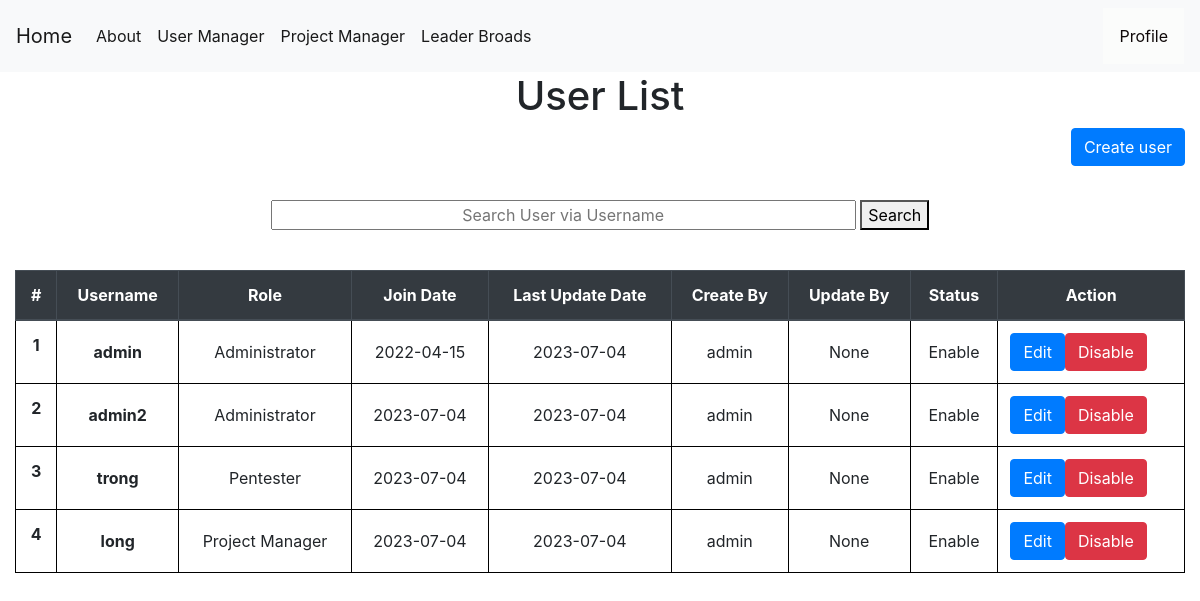
The app's page /enableaccount (signed in), older data.
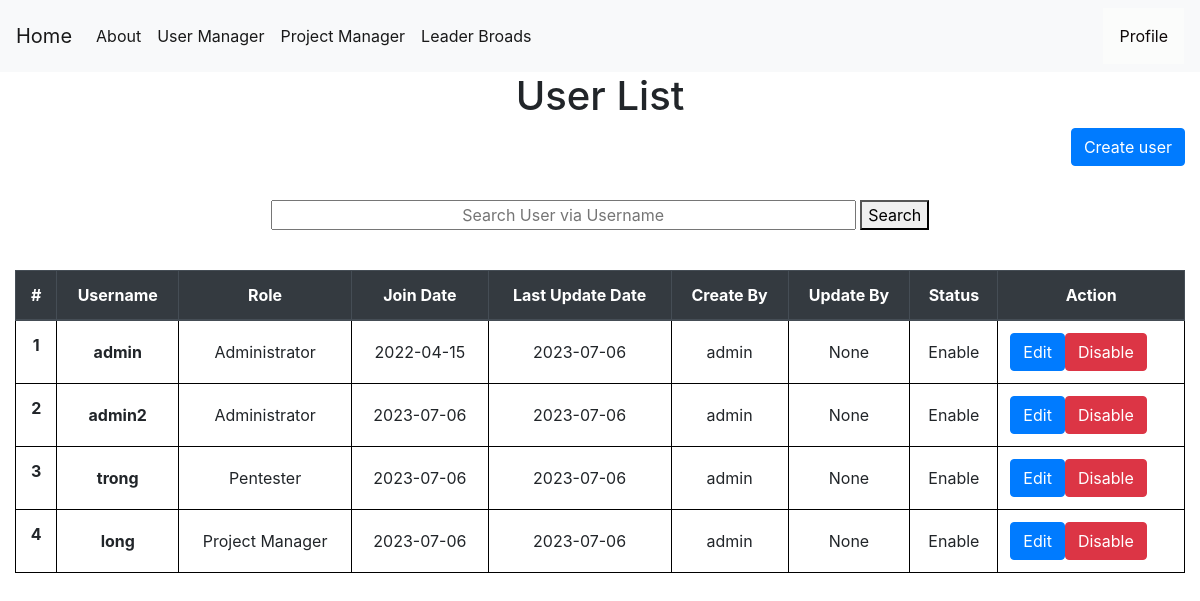
The same page, newer data.
### tables this page shows
CREATE TABLE users (
    userid INTEGER PRIMARY KEY AUTOINCREMENT,
    username TEXT NOT NULL,
    password TEXT NOT NULL,
    join_date date NOT NULL,
    update_date date,
    create_by TEXT NOT NULL,
    update_by TEXT,
    isactive INTEGER NOT NULL,
    role TEXT NOT NULL
);

### app.py (the view, shortened to what this page needs)
@app.route("/enableaccount", methods=('GET', 'POST'))
def enableaccount():
    if session["userid"] == None:
        return redirect(url_for('login'))
    currentuser = get_current_user()
    if currentuser["role"] != 'Administrator':
        return render_template('403.html',)
    msg = ''
    conn = get_db_connection()
    users = conn.execute('SELECT * FROM users').fetchall()
    conn.commit()
    conn.close()
    return render_template('show_user.html', currentuser=currentuser,users=users,msg=msg)

### app.py (called while the page is built)
def get_db_connection():
    conn = sqlite3.connect('database.db')
    conn.row_factory = sqlite3.Row
    return conn

def get_current_user():
    userid = session["userid"]
    conn = get_db_connection()
    user = conn.execute('SELECT * FROM users WHERE userid = ?',(userid,)).fetchone()
    conn.commit()
    conn.close()
    return user

### templates/show_user.html (shortened to what this page needs)
{% extends 'base.html' %}
{% block content %}
    <center><h1>{% block title %}  User List  {% endblock %}</h1></center>
    <link rel= "stylesheet" type= "text/css" href= "{{ url_for('static',filename='css/showuser.css') }}">
    <a href="{{ url_for('add_user')}}" class="btn btn-primary" style="float: right;" role="button" aria-pressed="true">Create user</a>
  <center>
  <form action="{{ url_for('search_user') }}" method ="GET">
    <input style="text-align: center;width:50%;" name="username" type="username" placeholder="Search User via Username" />
    <button>Search</button>
  </form>
</center></br>
    <table class="table">
        <thead class="thead-dark" text-align="center" style="text-align: center;width:100%;">
          <tr>
            <th style="text-align: center"scope="col">#</th>
            <th style="text-align: center"scope="col">Username</th>
            <th style="text-align: center"scope="col">Role</th>
            <th style="text-align: center"scope="col">Join Date</th>
            <th style="text-align: center"scope="col">Last Update Date</th>
            <th style="text-align: center"scope="col">Create By</th>
            <th style="text-align: center"scope="col">Update By</th>
            <th style="text-align: center"scope="col">Status</th>
            <th style="text-align: center"scope="col">Action</th>
          </tr>
        </thead>
        <tbody>
        {% for user in users %}
          <tr>
            <th style="text-align: center"class="counterCell"></th>
            <th style="text-align: center"class="align-middle"  scope="row">{{ user.username }}</th>
            <td style="text-align: center"class="align-middle" >{{ user.role }}</td>
            <td style="text-align: center"class="align-middle" >{{ user.join_date }}</td>
            <td style="text-align: center"class="align-middle" >{{ user.update_date }}</td>
            <td style="text-align: center"class="align-middle" >{{ user.create_by }}</td>
            <td style="text-align: center"class="align-middle" >{{ user.update_by }}</td>
            {% if user.isactive == 1 %}
            <td style="text-align: center"class="align-middle">Enable</td>
            {%else%}
            <td style="text-align: center"class="align-middle">Disable</td>
            {% endif %}
            <td style="text-align: center"class="align-middle">
              <span style="float:left;">
              <a href="{{ url_for('edituser',id= user.userid) }} "class="btn btn-primary">Edit</a>
              </span>
              {% if user.isactive == 1 %}
              <span style="float:left;">
              <form action="{{ url_for('showuser') }}" method=post >
                  <button id="disable" type=submit class="btn btn-danger" >Disable</button>
              </form>
            </span>
            {% endif %}
            </td>
          </tr>
        {% endfor %}
        </tbody>
      </table>
{% endblock %}

Row changes from the older to the newer data that the page shows:
changed users (number 1 of 4 on the later page): update_date "2023-07-04" → "2023-07-06"
changed users "admin2": join_date "2023-07-04" → "2023-07-06"; update_date "2023-07-04" → "2023-07-06"
changed users "trong": join_date "2023-07-04" → "2023-07-06"; update_date "2023-07-04" → "2023-07-06"
changed users "long": join_date "2023-07-04" → "2023-07-06"; update_date "2023-07-04" → "2023-07-06"
